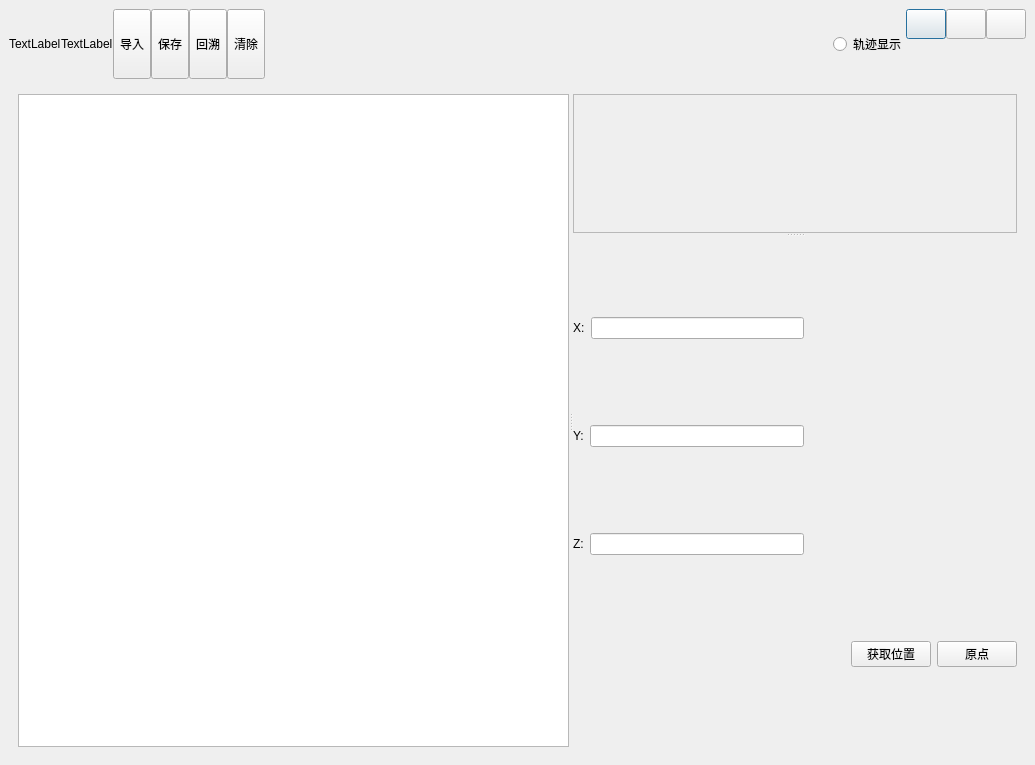
<?xml version="1.0" encoding="UTF-8"?>
<ui version="4.0">
 <class>DataAnysis</class>
 <widget class="QDialog" name="DataAnysis">
  <property name="geometry">
   <rect>
    <x>0</x>
    <y>0</y>
    <width>1035</width>
    <height>765</height>
   </rect>
  </property>
  <property name="windowTitle">
   <string>Dialog</string>
  </property>
  <layout class="QVBoxLayout" name="verticalLayout_2">
   <property name="spacing">
    <number>6</number>
   </property>
   <property name="leftMargin">
    <number>9</number>
   </property>
   <property name="topMargin">
    <number>9</number>
   </property>
   <property name="rightMargin">
    <number>9</number>
   </property>
   <property name="bottomMargin">
    <number>9</number>
   </property>
   <item>
    <widget class="QWidget" name="widgetTitle" native="true">
     <property name="enabled">
      <bool>true</bool>
     </property>
     <property name="sizePolicy">
      <sizepolicy hsizetype="Preferred" vsizetype="Fixed">
       <horstretch>0</horstretch>
       <verstretch>0</verstretch>
      </sizepolicy>
     </property>
     <layout class="QHBoxLayout" name="horizontalLayout_2">
      <property name="spacing">
       <number>0</number>
      </property>
      <property name="leftMargin">
       <number>0</number>
      </property>
      <property name="topMargin">
       <number>0</number>
      </property>
      <property name="rightMargin">
       <number>0</number>
      </property>
      <property name="bottomMargin">
       <number>0</number>
      </property>
      <item>
       <widget class="QLabel" name="label_icon">
        <property name="text">
         <string>TextLabel</string>
        </property>
       </widget>
      </item>
      <item>
       <widget class="QLabel" name="label_text">
        <property name="text">
         <string>TextLabel</string>
        </property>
       </widget>
      </item>
      <item>
       <widget class="QWidget" name="widgettop" native="true">
        <property name="sizePolicy">
         <sizepolicy hsizetype="Preferred" vsizetype="Expanding">
          <horstretch>0</horstretch>
          <verstretch>0</verstretch>
         </sizepolicy>
        </property>
        <layout class="QHBoxLayout" name="horizontalLayout">
         <property name="spacing">
          <number>0</number>
         </property>
         <property name="leftMargin">
          <number>0</number>
         </property>
         <property name="topMargin">
          <number>0</number>
         </property>
         <property name="rightMargin">
          <number>0</number>
         </property>
         <property name="bottomMargin">
          <number>0</number>
         </property>
         <item>
          <widget class="QToolButton" name="toolButton_loop">
           <property name="sizePolicy">
            <sizepolicy hsizetype="Fixed" vsizetype="Expanding">
             <horstretch>0</horstretch>
             <verstretch>0</verstretch>
            </sizepolicy>
           </property>
           <property name="text">
            <string>导入</string>
           </property>
          </widget>
         </item>
         <item>
          <widget class="QToolButton" name="toolButton_sigle">
           <property name="sizePolicy">
            <sizepolicy hsizetype="Fixed" vsizetype="Expanding">
             <horstretch>0</horstretch>
             <verstretch>0</verstretch>
            </sizepolicy>
           </property>
           <property name="text">
            <string>保存</string>
           </property>
          </widget>
         </item>
         <item>
          <widget class="QToolButton" name="toolButton_start">
           <property name="sizePolicy">
            <sizepolicy hsizetype="Fixed" vsizetype="Expanding">
             <horstretch>0</horstretch>
             <verstretch>0</verstretch>
            </sizepolicy>
           </property>
           <property name="text">
            <string>回溯</string>
           </property>
          </widget>
         </item>
         <item>
          <widget class="QToolButton" name="toolButton_clear">
           <property name="sizePolicy">
            <sizepolicy hsizetype="Fixed" vsizetype="Expanding">
             <horstretch>0</horstretch>
             <verstretch>0</verstretch>
            </sizepolicy>
           </property>
           <property name="text">
            <string>清除</string>
           </property>
          </widget>
         </item>
        </layout>
       </widget>
      </item>
      <item>
       <spacer name="horizontalSpacer">
        <property name="orientation">
         <enum>Qt::Horizontal</enum>
        </property>
        <property name="sizeHint" stdset="0">
         <size>
          <width>434</width>
          <height>20</height>
         </size>
        </property>
       </spacer>
      </item>
      <item>
       <widget class="QRadioButton" name="radioButton_pathshow">
        <property name="text">
         <string>轨迹显示</string>
        </property>
       </widget>
      </item>
      <item>
       <layout class="QGridLayout" name="gridLayout">
        <item row="0" column="0">
         <widget class="QPushButton" name="pushButton_min">
          <property name="minimumSize">
           <size>
            <width>30</width>
            <height>30</height>
           </size>
          </property>
          <property name="text">
           <string/>
          </property>
         </widget>
        </item>
        <item row="0" column="1">
         <widget class="QPushButton" name="pushButton_max">
          <property name="minimumSize">
           <size>
            <width>30</width>
            <height>30</height>
           </size>
          </property>
          <property name="text">
           <string/>
          </property>
         </widget>
        </item>
        <item row="0" column="2">
         <widget class="QPushButton" name="pushButton_close">
          <property name="minimumSize">
           <size>
            <width>30</width>
            <height>30</height>
           </size>
          </property>
          <property name="text">
           <string/>
          </property>
         </widget>
        </item>
        <item row="1" column="1">
         <spacer name="verticalSpacer">
          <property name="orientation">
           <enum>Qt::Vertical</enum>
          </property>
          <property name="sizeHint" stdset="0">
           <size>
            <width>20</width>
            <height>40</height>
           </size>
          </property>
         </spacer>
        </item>
       </layout>
      </item>
     </layout>
    </widget>
   </item>
   <item>
    <widget class="QWidget" name="widget_Main" native="true">
     <layout class="QVBoxLayout" name="verticalLayout">
      <item>
       <widget class="QSplitter" name="splitterH">
        <property name="orientation">
         <enum>Qt::Horizontal</enum>
        </property>
        <widget class="QTextEdit" name="textEdit"/>
        <widget class="QSplitter" name="splitterV">
         <property name="orientation">
          <enum>Qt::Vertical</enum>
         </property>
         <widget class="QFrame" name="frame_3D">
          <property name="frameShape">
           <enum>QFrame::StyledPanel</enum>
          </property>
          <property name="frameShadow">
           <enum>QFrame::Raised</enum>
          </property>
         </widget>
         <widget class="QWidget" name="widget" native="true">
          <layout class="QVBoxLayout" name="verticalLayout_3">
           <item>
            <layout class="QHBoxLayout" name="horizontalLayout_3">
             <item>
              <widget class="QLabel" name="label">
               <property name="text">
                <string>X:</string>
               </property>
              </widget>
             </item>
             <item>
              <widget class="QLineEdit" name="lineEdit"/>
             </item>
             <item>
              <spacer name="horizontalSpacer_3">
               <property name="orientation">
                <enum>Qt::Horizontal</enum>
               </property>
               <property name="sizeHint" stdset="0">
                <size>
                 <width>40</width>
                 <height>20</height>
                </size>
               </property>
              </spacer>
             </item>
            </layout>
           </item>
           <item>
            <layout class="QHBoxLayout" name="horizontalLayout_4">
             <item>
              <widget class="QLabel" name="label_2">
               <property name="text">
                <string>Y:</string>
               </property>
              </widget>
             </item>
             <item>
              <widget class="QLineEdit" name="lineEdit_2"/>
             </item>
             <item>
              <spacer name="horizontalSpacer_4">
               <property name="orientation">
                <enum>Qt::Horizontal</enum>
               </property>
               <property name="sizeHint" stdset="0">
                <size>
                 <width>40</width>
                 <height>20</height>
                </size>
               </property>
              </spacer>
             </item>
            </layout>
           </item>
           <item>
            <layout class="QHBoxLayout" name="horizontalLayout_5">
             <item>
              <widget class="QLabel" name="label_3">
               <property name="text">
                <string>Z:</string>
               </property>
              </widget>
             </item>
             <item>
              <widget class="QLineEdit" name="lineEdit_3"/>
             </item>
             <item>
              <spacer name="horizontalSpacer_5">
               <property name="orientation">
                <enum>Qt::Horizontal</enum>
               </property>
               <property name="sizeHint" stdset="0">
                <size>
                 <width>40</width>
                 <height>20</height>
                </size>
               </property>
              </spacer>
             </item>
            </layout>
           </item>
           <item>
            <layout class="QHBoxLayout" name="horizontalLayout_6">
             <item>
              <spacer name="horizontalSpacer_2">
               <property name="orientation">
                <enum>Qt::Horizontal</enum>
               </property>
               <property name="sizeHint" stdset="0">
                <size>
                 <width>40</width>
                 <height>20</height>
                </size>
               </property>
              </spacer>
             </item>
             <item>
              <widget class="QPushButton" name="pushButton">
               <property name="text">
                <string>获取位置</string>
               </property>
              </widget>
             </item>
             <item>
              <widget class="QPushButton" name="pushButton_2">
               <property name="text">
                <string>原点</string>
               </property>
              </widget>
             </item>
            </layout>
           </item>
          </layout>
         </widget>
        </widget>
       </widget>
      </item>
     </layout>
    </widget>
   </item>
  </layout>
 </widget>
 <resources/>
 <connections/>
</ui>
